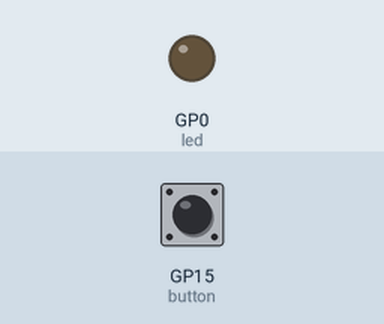
Bench run of a program on a simulated Raspberry Pi Pico running MicroPython. Parts: output pins drawn as LEDs (lit = HIGH). The test bench sets the inputs (shaded band); at power-on: GP15 (button) LOW.

Above: at 1.2 s.
1.3 s: GP15 (button) pulled HIGH for 0.15 s
At 1.4 s:
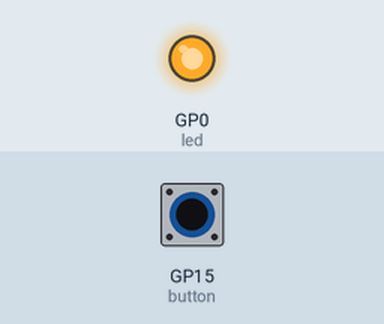
3.0 s: GP15 (button) pulled HIGH for 3.2 s
At 7.3 s:
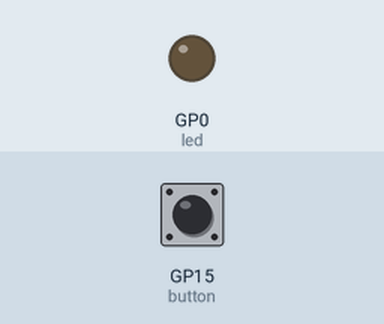
Timing chart, 0 to 8.8 s (numbered marks = the images above; inputs shaded):
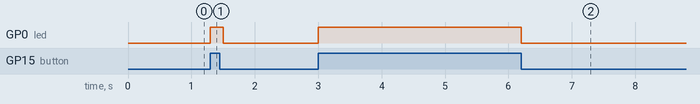

The program:

blink_pico_button_LED.py
```python
from machine import Pin
import time

# setup LED on Pin 1 and button on Pin 20, GP15
led = Pin(0, Pin.OUT)  # LED on Pin 1
button = Pin(15, Pin.IN, Pin.PULL_DOWN)  # .. with internal pull-down resistor

while True:
    if button.value() == 1:  # button is pressed (reads high)
        led.on()
    else:
        led.off()
    time.sleep(0.1)  # delay to avoid bouncing issues
```

Measured:
- after the input at 1.3 s, GP0 (led): LOW → HIGH at once, → LOW 0.20 s later
- after the input at 3.0 s, GP0 (led): LOW → HIGH at once, → LOW 3.2 s later
